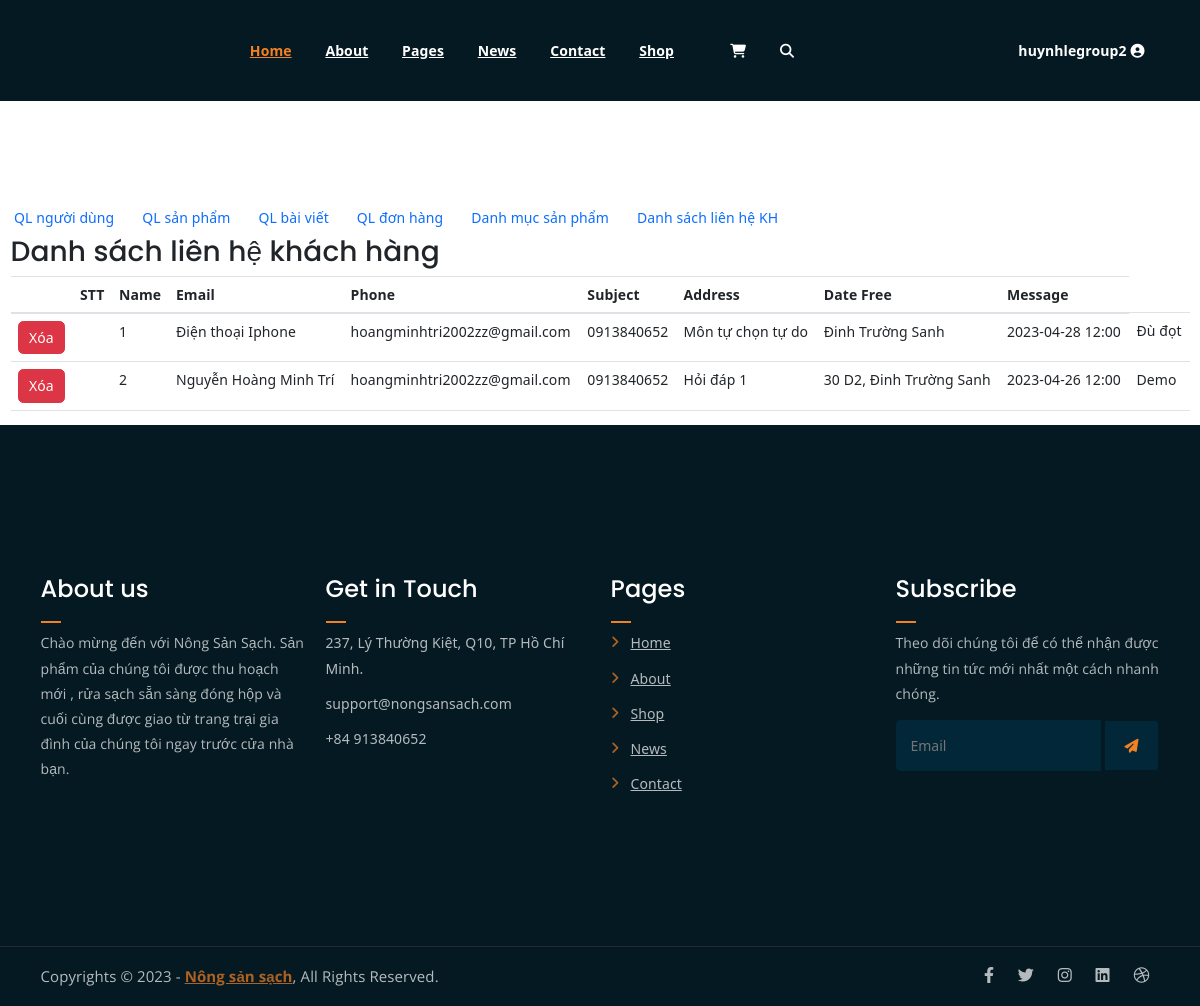
Screenshot of /SourceCode_Implement/admin?act=contact (signed in) with the database file from the repository.
### tables this page shows
CREATE TABLE `tbl_contact` (
  `id` int(11) NOT NULL,
  `name` varchar(50) NOT NULL,
  `email` varchar(39) NOT NULL,
  `phone` text NOT NULL,
  `subject` varchar(50) NOT NULL,
  `address` varchar(50) NOT NULL,
  `date_free` text NOT NULL,
  `message` varchar(255) NOT NULL
);

### SourceCode_Implement/core/Controller.php (called while the page is built, shortened)
<?php
    class Controller
    {
        function view( $view, $data = []) {
            require_once "./view/".$view.".php";
        }
    }
?>

### SourceCode_Implement/controller/Admin.php (called while the page is built)
<?php
    class Admin extends Controller
    {
        function default() {
            $this->view("admin");
        }
    }
?>

### SourceCode_Implement/core/App.php (called while the page is built, shortened)
<?php
class App{
    protected $action="default";
    function __construct(){
        $arr = $this->UrlProcess();
        if( file_exists("./controller/".$arr[0].".php") ){
            unset($arr[0]);
        }
        $this->controller = new $this->controller;
        $this->params = $arr?array_values($arr):[];
        call_user_func_array([$this->controller, $this->action], $this->params );
    }
    function UrlProcess(){
        if( isset($_GET["url"]) ){
            return explode("/", filter_var(trim($_GET["url"], "/")));
        }
    }
}
?>

### SourceCode_Implement/index.php (called while the page is built, shortened)
<?php
	require_once "./core/App.php";
	require_once "./core/Controller.php";
	$myApp =  new App();
?>

### SourceCode_Implement/model/contactModel.php (called while the page is built, shortened)
<?php
  $conn = mysqli_connect('localhost', 'root', '', 'nongsanstore');
  $stt =1;
  $sql = "SELECT * FROM tbl_contact";
  $result = mysqli_query($conn,$sql);
?>

### SourceCode_Implement/view/contact_ad.php (the view)
<?php
require_once 'model/contactModel.php';
?>
<!DOCTYPE html>
<html>
  <body>
  <div class="container-fluid">
    <table class="table table-hover">
      <h2>Danh sách liên hệ khách hàng</h2>
      <thead>
        <tr>
          <th scope="col"></th>
          <th scope="col">STT</th>
          <th scope="col">Name</th>
          <th scope="col">Email</th>
          <th scope="col">Phone</th>
          <th scope="col">Subject</th>
          <th scope="col">Address</th>
          <th scope="col">Date Free</th>
          <th scope="col">Message</th>
        </tr>
      </thead>
      <tbody>
        <?php foreach ($result  as $rows): ?>
        <tr>
        <td><a class='btn btn-danger'  href='./controller/Delete.php?obj=contact&id=<?php echo $rows['id']; ?>'>Xóa</a></td>
        <td>
          </td>
          <td><?php  echo $stt; $stt= $stt+1;?></td>
          <td><?php echo $rows['name'];?></td>
          <td><?php echo $rows['email'];?></td>
          <td><?php echo $rows['phone'];?></td>
          <td><?php echo $rows['subject'];?></td>
          <td><?php echo $rows['address'];?></td>
          <td><?php echo $rows['date_free'];?></td>
          <td><?php echo $rows['message'];?></td>
        </tr>
        <?php endforeach; ?>
      </tbody>
    </table>
  </div>
</body>
</html>

### SourceCode_Implement/asset/css/main.css (style rules this page uses)
html { font-size: 14px; font-weight: 400; line-height: 28px; height: 100%; }
body { font-family: "Open Sans", sans-serif; font-weight: 400; font-size: 1rem; letter-spacing: 0.1px; line-height: 1.8; color: #051922; overflow-x: hidden; }
a { cursor: pointer; text-decoration: none; -webkit-transition: all 0.2s ease-in-out; -o-transition: all 0.2s ease-in-out; transition: all 0.2s ease-in-out; }
h1, .h1, h2, .h2, h3, .h3, h4, .h4, h5, .h5, h6, .h6 { font-family: "Poppins", sans-serif; font-weight: 700; margin: 0 0 1.25rem 0; color: #051922; }
h2, .h2 { font-size: 3rem; font-weight: 700; line-height: 3.25rem; }
html, body { height: 100%; }
thead { border-bottom: 1px solid #eee; }

### rows the page displays
tbl_contact: name "Điện thoại Iphone", email "hoangminhtri2002zz@gmail.com", phone "0913840652", subject "Môn tự chọn tự do", address "Đinh Trường Sanh", date_free "2023-04-28 12:00", message "Đù đọt"
tbl_contact: name "Nguyễn Hoàng Minh Trí", email "hoangminhtri2002zz@gmail.com", phone "0913840652", subject "Hỏi đáp 1", address "30 D2, Đinh Trường Sanh", date_free "2023-04-26 12:00", message "Demo"

### other values shown
$_SESSION['username'] "huynhlegroup2"
